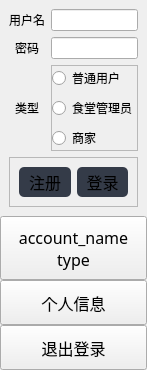
                 <widget class="QFrame" name="extraRightBox">
                  <property name="minimumSize">
                   <size>
                    <width>0</width>
                    <height>0</height>
                   </size>
                  </property>
                  <property name="maximumSize">
                   <size>
                    <width>0</width>
                    <height>16777215</height>
                   </size>
                  </property>
                  <property name="frameShape">
                   <enum>QFrame::NoFrame</enum>
                  </property>
                  <property name="frameShadow">
                   <enum>QFrame::Raised</enum>
                  </property>
                  <layout class="QVBoxLayout" name="verticalLayout_7">
                   <property name="spacing">
                    <number>0</number>
                   </property>
                   <property name="leftMargin">
                    <number>0</number>
                   </property>
                   <property name="topMargin">
                    <number>0</number>
                   </property>
                   <property name="rightMargin">
                    <number>0</number>
                   </property>
                   <property name="bottomMargin">
                    <number>0</number>
                   </property>
                   <item>
                    <widget class="QFrame" name="themeSettingsTopDetail">
                     <property name="maximumSize">
                      <size>
                       <width>16777215</width>
                       <height>3</height>
                      </size>
                     </property>
                     <property name="frameShape">
                      <enum>QFrame::NoFrame</enum>
                     </property>
                     <property name="frameShadow">
                      <enum>QFrame::Raised</enum>
                     </property>
                    </widget>
                   </item>
                   <item alignment="Qt::AlignTop">
                    <widget class="QFrame" name="loginArea">
                     <property name="enabled">
                      <bool>true</bool>
                     </property>
                     <property name="minimumSize">
                      <size>
                       <width>0</width>
                       <height>0</height>
                      </size>
                     </property>
                     <property name="sizeIncrement">
                      <size>
                       <width>0</width>
                       <height>0</height>
                      </size>
                     </property>
                     <property name="frameShape">
                      <enum>QFrame::NoFrame</enum>
                     </property>
                     <property name="frameShadow">
                      <enum>QFrame::Raised</enum>
                     </property>
                     <layout class="QVBoxLayout" name="verticalLayout_22">
                      <item>
                       <layout class="QGridLayout" name="gridLayout_4">
                        <item row="1" column="0">
                         <widget class="QLabel" name="label_password">
                          <property name="text">
                           <string>密码</string>
                          </property>
                          <property name="alignment">
                           <set>Qt::AlignCenter</set>
                          </property>
                         </widget>
                        </item>
                        <item row="0" column="1">
                         <widget class="QLineEdit" name="lineEdit_user_name">
                          <property name="focusPolicy">
                           <enum>Qt::StrongFocus</enum>
                          </property>
                          <property name="text">
                           <string/>
                          </property>
                          <property name="alignment">
                           <set>Qt::AlignLeading|Qt::AlignLeft|Qt::AlignVCenter</set>
                          </property>
                          <property name="placeholderText">
                           <string/>
                          </property>
                          <property name="cursorMoveStyle">
                           <enum>Qt::LogicalMoveStyle</enum>
                          </property>
                          <property name="clearButtonEnabled">
                           <bool>false</bool>
                          </property>
                         </widget>
                        </item>
                        <item row="2" column="0">
                         <widget class="QLabel" name="label_usertype">
                          <property name="text">
                           <string>类型</string>
                          </property>
                          <property name="alignment">
                           <set>Qt::AlignCenter</set>
                          </property>
                         </widget>
                        </item>
                        <item row="2" column="1" alignment="Qt::AlignTop">
                         <widget class="QFrame" name="frame_2">
                          <property name="frameShape">
                           <enum>QFrame::StyledPanel</enum>
                          </property>
                          <property name="frameShadow">
                           <enum>QFrame::Raised</enum>
                          </property>
                          <layout class="QVBoxLayout" name="verticalLayout_24">
                           <property name="spacing">
                            <number>6</number>
                           </property>
                           <property name="leftMargin">
                            <number>0</number>
                           </property>
                           <property name="topMargin">
                            <number>0</number>
                           </property>
                           <property name="rightMargin">
                            <number>0</number>
                           </property>
                           <property name="bottomMargin">
                            <number>0</number>
                           </property>
                           <item>
                            <widget class="QRadioButton" name="radio_user">
                             <property name="text">
                              <string>普通用户</string>
                             </property>
                            </widget>
                           </item>
                           <item>
                            <widget class="QRadioButton" name="radio_admin">
                             <property name="text">
                              <string>食堂管理员</string>
                             </property>
                            </widget>
                           </item>
                           <item>
                            <widget class="QRadioButton" name="radio_trader">
                             <property name="text">
                              <string>商家</string>
                             </property>
                            </widget>
                           </item>
                          </layout>
                         </widget>
                        </item>
                        <item row="1" column="1">
                         <widget class="QLineEdit" name="lineEdit_password">
                          <property name="text">
                           <string/>
                          </property>
                          <property name="maxLength">
                           <number>16</number>
                          </property>
                          <property name="echoMode">
                           <enum>QLineEdit::Password</enum>
                          </property>
                         </widget>
                        </item>
                        <item row="0" column="0">
                         <widget class="QLabel" name="label_user_name">
                          <property name="text">
                           <string>用户名</string>
                          </property>
                          <property name="alignment">
                           <set>Qt::AlignCenter</set>
                          </property>
                         </widget>
                        </item>
                       </layout>
                      </item>
                      <item alignment="Qt::AlignTop">
                       <widget class="QFrame" name="frame_3">
                        <property name="styleSheet">
                         <string notr="true">QPushButton {
	border-radius: 5px;	
	text-align: center;
	padding-left: 0px;
}</string>
                        </property>
                        <property name="frameShape">
                         <enum>QFrame::StyledPanel</enum>
                        </property>
                        <property name="frameShadow">
                         <enum>QFrame::Raised</enum>
                        </property>
                        <layout class="QHBoxLayout" name="horizontalLayout_6">
                         <item>
                          <widget class="QPushButton" name="btn_register">
                           <property name="minimumSize">
                            <size>
                             <width>30</width>
                             <height>30</height>
                            </size>
                           </property>
                           <property name="font">
                            <font>
                             <family>Source Han Sans SC</family>
                             <pointsize>12</pointsize>
                             <italic>false</italic>
                             <bold>false</bold>
                            </font>
                           </property>
                           <property name="cursor">
                            <cursorShape>PointingHandCursor</cursorShape>
                           </property>
                           <property name="styleSheet">
                            <string notr="true">background-color: rgb(52, 59, 72);</string>
                           </property>
                           <property name="text">
                            <string>注册</string>
                           </property>
                           <property name="iconSize">
                            <size>
                             <width>0</width>
                             <height>0</height>
                            </size>
                           </property>
                          </widget>
                         </item>
                         <item>
                          <widget class="QPushButton" name="btn_login">
                           <property name="minimumSize">
                            <size>
                             <width>30</width>
                             <height>30</height>
                            </size>
                           </property>
                           <property name="font">
                            <font>
                             <family>Source Han Sans SC</family>
                             <pointsize>12</pointsize>
                             <italic>false</italic>
                             <bold>false</bold>
                            </font>
                           </property>
                           <property name="cursor">
                            <cursorShape>PointingHandCursor</cursorShape>
                           </property>
                           <property name="styleSheet">
                            <string notr="true">background-color: rgb(52, 59, 72);</string>
                           </property>
                           <property name="text">
                            <string>登录</string>
                           </property>
                           <property name="iconSize">
                            <size>
                             <width>16</width>
                             <height>16</height>
                            </size>
                           </property>
                          </widget>
                         </item>
                        </layout>
                       </widget>
                      </item>
                     </layout>
                    </widget>
                   </item>
                   <item>
                    <widget class="QFrame" name="contentSettings">
                     <property name="enabled">
                      <bool>true</bool>
                     </property>
                     <property name="frameShape">
                      <enum>QFrame::NoFrame</enum>
                     </property>
                     <property name="frameShadow">
                      <enum>QFrame::Raised</enum>
                     </property>
                     <layout class="QVBoxLayout" name="verticalLayout_13">
                      <property name="spacing">
                       <number>0</number>
                      </property>
                      <property name="leftMargin">
                       <number>0</number>
                      </property>
                      <property name="topMargin">
                       <number>0</number>
                      </property>
                      <property name="rightMargin">
                       <number>0</number>
                      </property>
                      <property name="bottomMargin">
                       <number>0</number>
                      </property>
                      <item alignment="Qt::AlignTop">
                       <widget class="QFrame" name="topMenus">
                        <property name="frameShape">
                         <enum>QFrame::NoFrame</enum>
                        </property>
                        <property name="frameShadow">
                         <enum>QFrame::Raised</enum>
                        </property>
                        <layout class="QVBoxLayout" name="verticalLayout_14">
                         <property name="spacing">
                          <number>0</number>
                         </property>
                         <property name="leftMargin">
                          <number>0</number>
                         </property>
                         <property name="topMargin">
                          <number>0</number>
                         </property>
                         <property name="rightMargin">
                          <number>0</number>
                         </property>
                         <property name="bottomMargin">
                          <number>0</number>
                         </property>
                         <item>
                          <widget class="QPushButton" name="btn_logined_user">
                           <property name="sizePolicy">
                            <sizepolicy hsizetype="Expanding" vsizetype="Fixed">
                             <horstretch>0</horstretch>
                             <verstretch>0</verstretch>
                            </sizepolicy>
                           </property>
                           <property name="minimumSize">
                            <size>
                             <width>0</width>
                             <height>64</height>
                            </size>
                           </property>
                           <property name="font">
                            <font>
                             <family>Source Han Sans SC</family>
                             <pointsize>12</pointsize>
                             <italic>false</italic>
                             <bold>false</bold>
                            </font>
                           </property>
                           <property name="cursor">
                            <cursorShape>PointingHandCursor</cursorShape>
                           </property>
                           <property name="layoutDirection">
                            <enum>Qt::LeftToRight</enum>
                           </property>
                           <property name="styleSheet">
                            <string notr="true">background-image: url(:/images/images/images/UserAvatar_default.png);</string>
                           </property>
                           <property name="text">
                            <string>account_name
type</string>
                           </property>
                          </widget>
                         </item>
                         <item>
                          <widget class="QPushButton" name="btn_profile">
                           <property name="sizePolicy">
                            <sizepolicy hsizetype="Expanding" vsizetype="Fixed">
                             <horstretch>0</horstretch>
                             <verstretch>0</verstretch>
                            </sizepolicy>
                           </property>
                           <property name="minimumSize">
                            <size>
                             <width>0</width>
                             <height>45</height>
                            </size>
                           </property>
                           <property name="font">
                            <font>
                             <family>Source Han Sans SC</family>
                             <pointsize>12</pointsize>
                             <italic>false</italic>
                             <bold>false</bold>
                            </font>
                           </property>
                           <property name="cursor">
                            <cursorShape>PointingHandCursor</cursorShape>
                           </property>
                           <property name="layoutDirection">
                            <enum>Qt::LeftToRight</enum>
                           </property>
                           <property name="styleSheet">
                            <string notr="true">background-image: url(:/icons/images/icons/cil-settings.png);</string>
                           </property>
                           <property name="text">
                            <string>个人信息</string>
                           </property>
                          </widget>
                         </item>
                         <item>
                          <widget class="QPushButton" name="btn_logout">
                           <property name="sizePolicy">
                            <sizepolicy hsizetype="Expanding" vsizetype="Fixed">
                             <horstretch>0</horstretch>
                             <verstretch>0</verstretch>
                            </sizepolicy>
                           </property>
                           <property name="minimumSize">
                            <size>
                             <width>0</width>
                             <height>45</height>
                            </size>
                           </property>
                           <property name="font">
                            <font>
                             <family>Source Han Sans SC</family>
                             <pointsize>12</pointsize>
                             <italic>false</italic>
                             <bold>false</bold>
                            </font>
                           </property>
                           <property name="cursor">
                            <cursorShape>PointingHandCursor</cursorShape>
                           </property>
                           <property name="layoutDirection">
                            <enum>Qt::LeftToRight</enum>
                           </property>
                           <property name="styleSheet">
                            <string notr="true">background-image: url(:/icons/images/icons/cil-account-logout.png);</string>
                           </property>
                           <property name="text">
                            <string>退出登录</string>
                           </property>
                          </widget>
                         </item>
                        </layout>
                       </widget>
                      </item>
                     </layout>
                    </widget>
                   </item>
                  </layout>
                 </widget>
